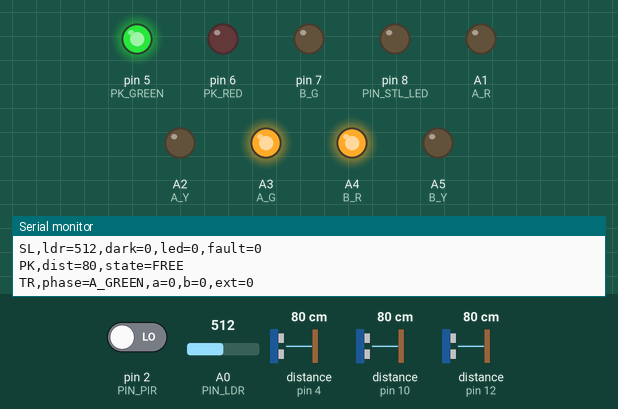
Simulated run of this sketch. Board: Arduino Uno, built with avr-gcc and run on an emulated ATmega328P. On the bench: output pins drawn as LEDs (lit = HIGH), the last lines printed to the serial monitor. Wiring (inferred from the names in the program): 3 × ultrasonic range finder: trigger pin 3, echo pin 4 / trigger pin 9, echo pin 10 / trigger pin 11, echo pin 12. The test bench sets the inputs (shaded band); at power-on: distance to the obstacle (sensors on pin 4, pin 10, pin 12) 80 cm, pin 2 (PIN_PIR) LOW, A0 (PIN_LDR) = 512. The echo pulse lasts 58.3 µs per cm; pins used as bus, display or sensor lines are not drawn.

Above: at 1.2 s.
1.3 s: distance to the obstacle (sensor on pin 4) set to 17 cm
3.0 s: distance to the obstacle (sensor on pin 4) set to 13 cm
At 4.7 s:
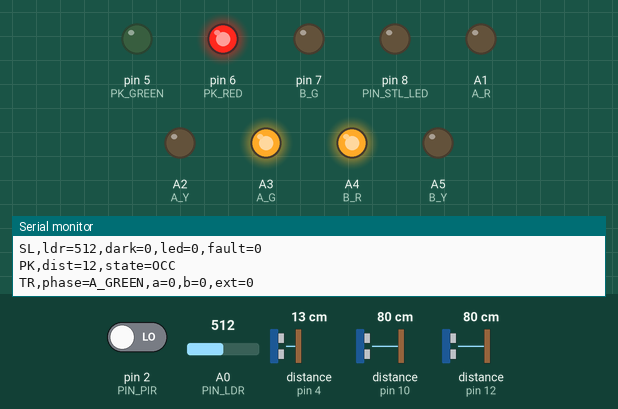
At 11.4 s:
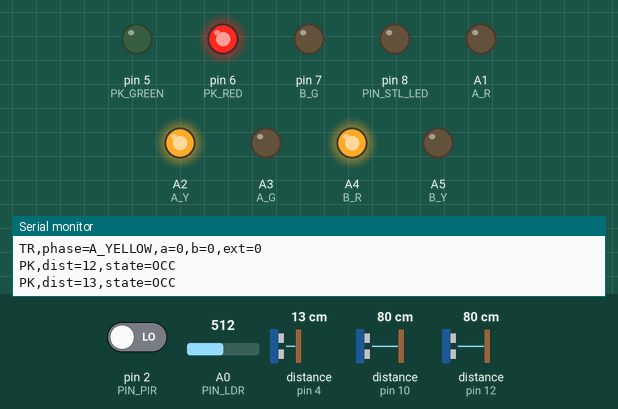
Timing chart, 0 to 12.4 s (numbered marks = the images above; inputs shaded):
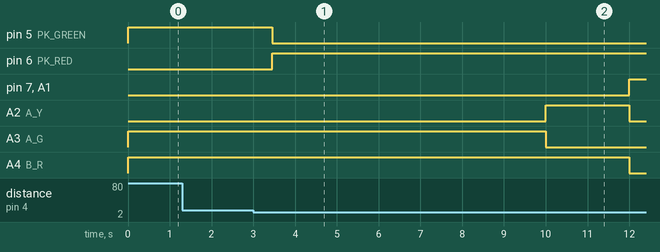

The sketch:

smart_city.ino
```cpp
/*
  Smart City prototype - Arduino Uno R3
  Team B5BC8 "Terserah" - COMP6100001 Software Engineering

  Modules (each: Sensor Interface -> Decision Logic -> Actuator Control):
    1. Smart streetlight  : LDR (A0) + PIR (D2)  -> LED (D8)
    2. Smart parking      : HC-SR04 #1           -> green/red LED
    3. Smart traffic light: HC-SR04 #2 + #3      -> 2 x (R,Y,G) LEDs
  Shared Serial Communication Module -> Python dashboard (9600 baud).

  Fail-safe defaults: light OFF, parking FREE, traffic standard timing.
*/

// ---------------- Pins ----------------
const uint8_t PIN_LDR     = A0;
const uint8_t PIN_PIR     = 2;
const uint8_t PIN_STL_LED = 8;

const uint8_t PK_TRIG = 3, PK_ECHO = 4, PK_GREEN = 5, PK_RED = 6;

const uint8_t TA_TRIG = 9,  TA_ECHO = 10;   // direction A sensor
const uint8_t TB_TRIG = 11, TB_ECHO = 12;   // direction B sensor
const uint8_t A_R = A1, A_Y = A2, A_G = A3; // direction A lights
const uint8_t B_R = A4, B_Y = A5, B_G = 7;  // direction B lights

// ---------------- Tunable constants ----------------
// Streetlight
int DARK_ON  = 300;                     // dark when LDR < DARK_ON  (change with "T=")
int DARK_OFF = 400;                     // light again when LDR > DARK_OFF (hysteresis)
const unsigned long PIR_WARMUP_MS = 30000UL;  // ignore PIR after boot
const unsigned long HOLD_MS       = 10000UL;  // keep light on after last motion
const unsigned long PIR_STUCK_MS  = 60000UL;  // PIR HIGH this long = fault -> light OFF

// Parking
const int  PK_OCC_CM  = 15;             // occupied if distance < 15 cm
const int  PK_FREE_CM = 20;             // free if distance >= 20 cm (or invalid)
const int  PK_CONFIRM = 3;              // consecutive readings needed to change state

// Traffic
const int  DETECT_CM = 40;              // vehicle present if 2..40 cm
const int  WINDOW    = 10;              // readings kept per direction
const int  LEAD_MIN  = 3;               // score lead needed for extension
const unsigned long BASE_GREEN_MS = 10000UL;
const unsigned long EXT_MS        = 5000UL;   // base + ext = 15 s cap
const unsigned long YELLOW_MS     = 2000UL;

// Serial
const unsigned long HEARTBEAT_MS = 1000UL;    // resend status (resync after reconnect)

// ---------------- Streetlight state ----------------
bool isDark = false;
bool stlOn = false;
bool pirFault = false;
unsigned long lastMotion = 0;
unsigned long pirHighSince = 0;
bool pirWasHigh = false;
int ldrValue = 0;

// ---------------- Parking state ----------------
bool parkOccupied = false;
int  parkCount = 0;          // consecutive readings disagreeing with current state
int  parkDist = -1;

// ---------------- Traffic state ----------------
enum Phase { A_GREEN, A_YELLOW, B_GREEN, B_YELLOW };
Phase phase = A_GREEN;
unsigned long phaseStart = 0;
unsigned long greenLen = BASE_GREEN_MS;
bool extended = false;
bool winA[WINDOW], winB[WINDOW];
uint8_t winIdx = 0;
int distA = -1, distB = -1;

// ---------------- Serial reporting ----------------
String lastSL, lastPK, lastTR;
unsigned long lastHeartbeat = 0;

// =====================================================
// Sensor interface helpers
// =====================================================
int readCm(uint8_t trig, uint8_t echo) {
  digitalWrite(trig, LOW);
  delayMicroseconds(2);
  digitalWrite(trig, HIGH);
  delayMicroseconds(10);
  digitalWrite(trig, LOW);
  unsigned long d = pulseIn(echo, HIGH, 12000UL);  // ~2 m max
  if (d == 0) return -1;                           // invalid / no echo
  return (int)(d / 58UL);
}

int countTrue(const bool *w) {
  int c = 0;
  for (int i = 0; i < WINDOW; i++) if (w[i]) c++;
  return c;
}

// =====================================================
// Module 1: Smart streetlight
// =====================================================
void updateStreetlight(unsigned long now) {
  ldrValue = analogRead(PIN_LDR);

  // darkness with hysteresis
  if (!isDark && ldrValue < DARK_ON)  isDark = true;
  if (isDark  && ldrValue > DARK_OFF) isDark = false;

  // PIR (ignored during warm-up)
  bool pir = digitalRead(PIN_PIR) == HIGH;
  if (now < PIR_WARMUP_MS) pir = false;

  if (pir) {
    if (!pirWasHigh) pirHighSince = now;
    pirWasHigh = true;
    if (now - pirHighSince > PIR_STUCK_MS) pirFault = true;   // stuck HIGH
    lastMotion = now;
  } else {
    pirWasHigh = false;
    pirFault = false;
  }

  bool recentMotion = (lastMotion != 0) && (now - lastMotion < HOLD_MS);
  stlOn = isDark && recentMotion && !pirFault;   // dark AND motion (with hold)
  digitalWrite(PIN_STL_LED, stlOn ? HIGH : LOW);
}

// =====================================================
// Module 2: Smart parking
// =====================================================
void updateParking() {
  parkDist = readCm(PK_TRIG, PK_ECHO);

  bool wantOcc;
  if (parkDist < 0) {
    wantOcc = false;                       // invalid -> fail-safe FREE
  } else if (parkDist < PK_OCC_CM) {
    wantOcc = true;
  } else if (parkDist >= PK_FREE_CM) {
    wantOcc = false;
  } else {
    wantOcc = parkOccupied;                // dead band: keep current state
  }

  if (wantOcc != parkOccupied) {
    parkCount++;
    if (parkCount >= PK_CONFIRM) {
      parkOccupied = wantOcc;
      parkCount = 0;
    }
  } else {
    parkCount = 0;
  }

  digitalWrite(PK_GREEN, parkOccupied ? LOW : HIGH);
  digitalWrite(PK_RED,   parkOccupied ? HIGH : LOW);
}

// =====================================================
// Module 3: Smart traffic light
// =====================================================
void setTraffic(Phase p) {
  digitalWrite(A_R, (p == B_GREEN || p == B_YELLOW) ? HIGH : LOW);
  digitalWrite(A_Y, p == A_YELLOW ? HIGH : LOW);
  digitalWrite(A_G, p == A_GREEN  ? HIGH : LOW);
  digitalWrite(B_R, (p == A_GREEN || p == A_YELLOW) ? HIGH : LOW);
  digitalWrite(B_Y, p == B_YELLOW ? HIGH : LOW);
  digitalWrite(B_G, p == B_GREEN  ? HIGH : LOW);
}

void sampleTraffic(bool isA) {
  if (isA) {
    distA = readCm(TA_TRIG, TA_ECHO);
    winA[winIdx] = (distA >= 2 && distA <= DETECT_CM);   // invalid = no vehicle
  } else {
    distB = readCm(TB_TRIG, TB_ECHO);
    winB[winIdx] = (distB >= 2 && distB <= DETECT_CM);
    winIdx = (winIdx + 1) % WINDOW;                       // advance after both sampled
  }
}

void changePhase(Phase p, unsigned long now) {
  phase = p;
  phaseStart = now;
  if (p == A_GREEN || p == B_GREEN) {
    greenLen = BASE_GREEN_MS;
    extended = false;
  }
  setTraffic(p);
}

void updateTraffic(unsigned long now) {
  unsigned long elapsed = now - phaseStart;
  int scoreA = countTrue(winA);
  int scoreB = countTrue(winB);

  switch (phase) {
    case A_GREEN:
      if (elapsed >= greenLen) {
        // extend once if A leads by LEAD_MIN or more (tie / small gap = standard timing)
        if (!extended && (scoreA - scoreB) >= LEAD_MIN) {
          greenLen = BASE_GREEN_MS + EXT_MS;
          extended = true;
        } else {
          changePhase(A_YELLOW, now);
        }
      }
      break;
    case A_YELLOW:
      if (elapsed >= YELLOW_MS) changePhase(B_GREEN, now);
      break;
    case B_GREEN:
      if (elapsed >= greenLen) {
        if (!extended && (scoreB - scoreA) >= LEAD_MIN) {
          greenLen = BASE_GREEN_MS + EXT_MS;
          extended = true;
        } else {
          changePhase(B_YELLOW, now);
        }
      }
      break;
    case B_YELLOW:
      if (elapsed >= YELLOW_MS) changePhase(A_GREEN, now);
      break;
  }
}

// =====================================================
// Serial Communication Module
// =====================================================
const char* phaseName(Phase p) {
  switch (p) {
    case A_GREEN:  return "A_GREEN";
    case A_YELLOW: return "A_YELLOW";
    case B_GREEN:  return "B_GREEN";
    default:       return "B_YELLOW";
  }
}

void report(unsigned long now) {
  String sl = String("SL,ldr=") + ldrValue + ",dark=" + (isDark ? 1 : 0) +
              ",led=" + (stlOn ? 1 : 0) + ",fault=" + (pirFault ? 1 : 0);
  String pk = String("PK,dist=") + parkDist + ",state=" + (parkOccupied ? "OCC" : "FREE");
  String tr = String("TR,phase=") + phaseName(phase) + ",a=" + countTrue(winA) +
              ",b=" + countTrue(winB) + ",ext=" + (extended ? 1 : 0);

  bool beat = (now - lastHeartbeat >= HEARTBEAT_MS);
  // send on change, or all lines on heartbeat (resync after reconnect)
  if (beat || sl != lastSL) { Serial.println(sl); lastSL = sl; }
  if (beat || pk != lastPK) { Serial.println(pk); lastPK = pk; }
  if (beat || tr != lastTR) { Serial.println(tr); lastTR = tr; }
  if (beat) lastHeartbeat = now;
}

// Optional command: "T=350" sets dark threshold (50..900); band stays +100
void handleSerial() {
  static String buf;
  while (Serial.available()) {
    char c = Serial.read();
    if (c == '\n' || c == '\r') {
      if (buf.startsWith("T=")) {
        int v = buf.substring(2).toInt();
        if (v >= 50 && v <= 900) {
          DARK_ON = v;
          DARK_OFF = v + 100;
          Serial.print("ACK,T=");
          Serial.println(v);
        } else {
          Serial.println("ERR,T range 50-900");
        }
      }
      buf = "";
    } else if (buf.length() < 16) {
      buf += c;
    }
  }
}

// =====================================================
// Arduino entry points
// =====================================================
void setup() {
  Serial.begin(9600);

  pinMode(PIN_PIR, INPUT);
  pinMode(PIN_STL_LED, OUTPUT);

  pinMode(PK_TRIG, OUTPUT); pinMode(PK_ECHO, INPUT);
  pinMode(PK_GREEN, OUTPUT); pinMode(PK_RED, OUTPUT);

  pinMode(TA_TRIG, OUTPUT); pinMode(TA_ECHO, INPUT);
  pinMode(TB_TRIG, OUTPUT); pinMode(TB_ECHO, INPUT);
  pinMode(A_R, OUTPUT); pinMode(A_Y, OUTPUT); pinMode(A_G, OUTPUT);
  pinMode(B_R, OUTPUT); pinMode(B_Y, OUTPUT); pinMode(B_G, OUTPUT);

  for (int i = 0; i < WINDOW; i++) { winA[i] = false; winB[i] = false; }

  // fail-safe start state
  digitalWrite(PIN_STL_LED, LOW);
  digitalWrite(PK_GREEN, HIGH);
  digitalWrite(PK_RED, LOW);
  changePhase(A_GREEN, millis());

  Serial.println("BOOT,smart_city_v1");
}

void loop() {
  static unsigned long lastSense = 0;
  static uint8_t slot = 0;
  unsigned long now = millis();

  updateStreetlight(now);
  handleSerial();

  // one ultrasonic read per 60 ms, round-robin (avoids cross-talk between sensors)
  if (now - lastSense >= 60) {
    lastSense = now;
    switch (slot) {
      case 0: sampleTraffic(true);  break;
      case 1: sampleTraffic(false); break;
      case 2: updateParking();      break;
    }
    slot = (slot + 1) % 3;
  }

  updateTraffic(now);
  report(now);
}
```

Measured:
- the behaviour switches between 15 and 14 cm on distance to the obstacle (sensor on pin 4) (found by bisection; images 0 and 1)
- after the input at 3.0 s, pin 5 (PK_GREEN): HIGH → LOW after 0.45 s; pin 6 (PK_RED): LOW → HIGH after 0.45 s
